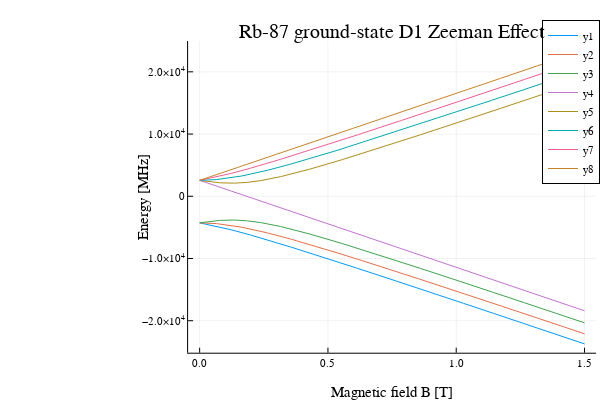

Here is the notebook cell this chart was saved with:
### Code cell
Plots.plot(B₀,[E1fm,E2fm,E3fm,E4fm,E5fm,E6fm,E7fm,E8fm],xaxis="Magnetic field B [T]", yaxis="Energy [MHz]", title="Rb-87 ground-state D1 Zeeman Effect")

### Figure 1 — Plotly figure (JSON) as saved in the notebook; plotly's stock layout.template omitted (floating-point values rounded to 4 significant figures; data arrays with more than 128 entries replaced by an {"elided": "..."} marker saying what was removed)
{"data": [{"colorbar": {"title": ""}, "legendgroup": "y1", "line": {"color": "rgba(0, 154, 250, 1.000)", "dash": "solid", "shape": "linear", "width": 1}, "mode": "lines", "name": "y1", "showlegend": true, "type": "scatter", "x": {"elided": "1501 float values"}, "xaxis": "x", "y": {"elided": "1501 float values"}, "yaxis": "y", "zmax": null, "zmin": null}, {"colorbar": {"title": ""}, "legendgroup": "y2", "line": {"color": "rgba(227, 111, 71, 1.000)", "dash": "solid", "shape": "linear", "width": 1}, "mode": "lines", "name": "y2", "showlegend": true, "type": "scatter", "x": {"elided": "1501 float values"}, "xaxis": "x", "y": {"elided": "1501 float values"}, "yaxis": "y", "zmax": null, "zmin": null}, {"colorbar": {"title": ""}, "legendgroup": "y3", "line": {"color": "rgba(62, 164, 78, 1.000)", "dash": "solid", "shape": "linear", "width": 1}, "mode": "lines", "name": "y3", "showlegend": true, "type": "scatter", "x": {"elided": "1501 float values"}, "xaxis": "x", "y": {"elided": "1501 float values"}, "yaxis": "y", "zmax": null, "zmin": null}, {"colorbar": {"title": ""}, "legendgroup": "y4", "line": {"color": "rgba(195, 113, 210, 1.000)", "dash": "solid", "shape": "linear", "width": 1}, "mode": "lines", "name": "y4", "showlegend": true, "type": "scatter", "x": {"elided": "1501 float values"}, "xaxis": "x", "y": {"elided": "1501 float values"}, "yaxis": "y", "zmax": null, "zmin": null}, {"colorbar": {"title": ""}, "legendgroup": "y5", "line": {"color": "rgba(172, 142, 24, 1.000)", "dash": "solid", "shape": "linear", "width": 1}, "mode": "lines", "name": "y5", "showlegend": true, "type": "scatter", "x": {"elided": "1501 float values"}, "xaxis": "x", "y": {"elided": "1501 float values"}, "yaxis": "y", "zmax": null, "zmin": null}, {"colorbar": {"title": ""}, "legendgroup": "y6", "line": {"color": "rgba(0, 170, 174, 1.000)", "dash": "solid", "shape": "linear", "width": 1}, "mode": "lines", "name": "y6", "showlegend": true, "type": "scatter", "x": {"elided": "1501 float values"}, "xaxis": "x", "y": {"elided": "1501 float values"}, "yaxis": "y", "zmax": null, "zmin": null}, {"colorbar": {"title": ""}, "legendgroup": "y7", "line": {"color": "rgba(237, 94, 147, 1.000)", "dash": "solid", "shape": "linear", "width": 1}, "mode": "lines", "name": "y7", "showlegend": true, "type": "scatter", "x": {"elided": "1501 float values"}, "xaxis": "x", "y": {"elided": "1501 float values"}, "yaxis": "y", "zmax": null, "zmin": null}, {"colorbar": {"title": ""}, "legendgroup": "y8", "line": {"color": "rgba(198, 130, 37, 1.000)", "dash": "solid", "shape": "linear", "width": 1}, "mode": "lines", "name": "y8", "showlegend": true, "type": "scatter", "x": {"elided": "1501 float values"}, "xaxis": "x", "y": {"elided": "1501 float values"}, "yaxis": "y", "zmax": null, "zmin": null}], "layout": {"annotations": [{"font": {"color": "rgba(0, 0, 0, 1.000)", "family": "sans-serif", "size": 20}, "rotation": 0, "showarrow": false, "text": "Rb-87 ground-state D1 Zeeman Effect", "x": 0.6535, "xanchor": "center", "xref": "paper", "y": 1, "yanchor": "top", "yref": "paper"}], "height": 400, "legend": {"bgcolor": "rgba(255, 255, 255, 1.000)", "bordercolor": "rgba(0, 0, 0, 1.000)", "borderwidth": 1, "font": {"color": "rgba(0, 0, 0, 1.000)", "family": "sans-serif", "size": 11}, "title": {"font": {"color": "rgba(0, 0, 0, 1.000)", "family": "sans-serif", "size": 15}, "text": ""}, "tracegroupgap": 0, "traceorder": "normal", "x": 1, "xanchor": "auto", "y": 1, "yanchor": "auto"}, "margin": {"b": 20, "l": 0, "r": 0, "t": 20}, "paper_bgcolor": "rgba(255, 255, 255, 1.000)", "plot_bgcolor": "rgba(255, 255, 255, 1.000)", "showlegend": true, "width": 600, "xaxis": {"anchor": "y", "domain": [0.3135, 0.9934], "gridcolor": "rgba(0, 0, 0, 0.100)", "gridwidth": 0.5, "linecolor": "rgba(0, 0, 0, 1.000)", "mirror": false, "range": [-0.045, 1.545], "showgrid": true, "showline": true, "showticklabels": true, "tickangle": 0, "tickcolor": "rgb(0, 0, 0)", "tickfont": {"color": "rgba(0, 0, 0, 1.000)", "family": "sans-serif", "size": 11}, "tickmode": "array", "ticks": "inside", "ticktext": ["0.0", "0.5", "1.0", "1.5"], "tickvals": [0, 0.5, 1, 1.5], "title": "Magnetic field B [T]", "titlefont": {"color": "rgba(0, 0, 0, 1.000)", "family": "sans-serif", "size": 15}, "type": "-", "visible": true, "zeroline": false, "zerolinecolor": "rgba(0, 0, 0, 1.000)"}, "yaxis": {"anchor": "x", "domain": [0.07581, 0.9415], "gridcolor": "rgba(0, 0, 0, 0.100)", "gridwidth": 0.5, "linecolor": "rgba(0, 0, 0, 1.000)", "mirror": false, "range": [-25140.0, 24950.0], "showgrid": true, "showline": true, "showticklabels": true, "tickangle": 0, "tickcolor": "rgb(0, 0, 0)", "tickfont": {"color": "rgba(0, 0, 0, 1.000)", "family": "sans-serif", "size": 11}, "tickmode": "array", "ticks": "inside", "ticktext": ["−2.0×10<sup>4</sup>", "−1.0×10<sup>4</sup>", "0", "1.0×10<sup>4</sup>", "2.0×10<sup>4</sup>"], "tickvals": [-20000, -10000, 0, 10000, 20000], "title": "Energy [MHz]", "titlefont": {"color": "rgba(0, 0, 0, 1.000)", "family": "sans-serif", "size": 15}, "type": "-", "visible": true, "zeroline": false, "zerolinecolor": "rgba(0, 0, 0, 1.000)"}}}
